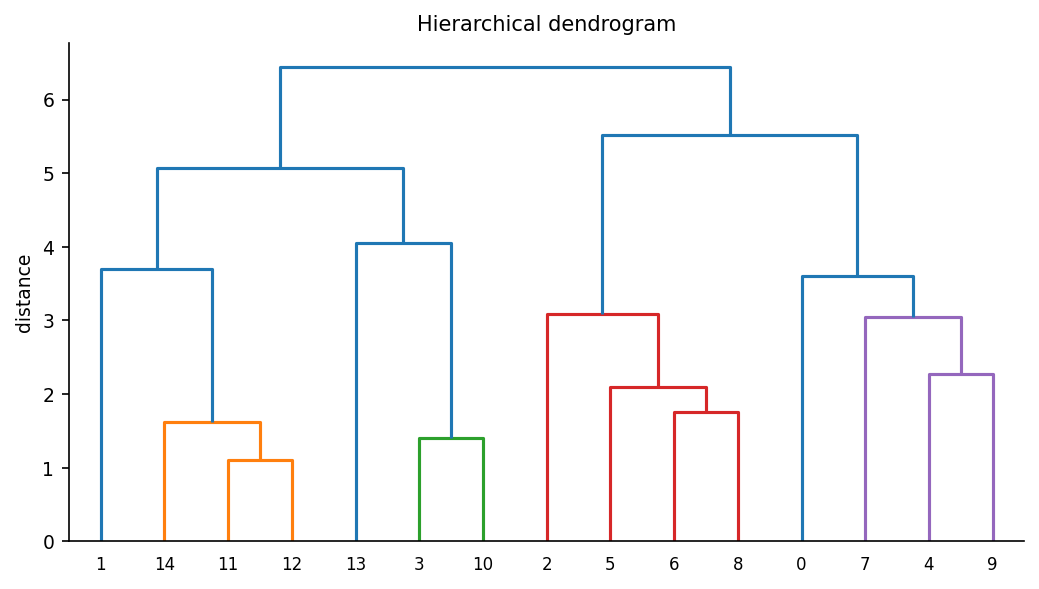

Write the Python code that produced this figure.
"""dendrogram: 层次聚类树状图."""
import sys, os; sys.path.insert(0, os.path.join(os.path.dirname(os.path.abspath(__file__)), '..', '..', '_utils', 'python'))
import numpy as np
import matplotlib.pyplot as plt
from scipy.cluster.hierarchy import linkage, dendrogram as _dendro
from theme import apply_theme

def make_figure(title='Hierarchical dendrogram'):
    apply_theme(fig_size=(7, 4))
    rng = np.random.default_rng(14)
    X = rng.normal(0, 1, (15, 6))
    Z = linkage(X, method='ward')
    fig, ax = plt.subplots()
    _dendro(Z, ax=ax, leaf_font_size=8, color_threshold=0.5*max(Z[:, 2]))
    ax.set_ylabel('distance'); ax.set_title(title)
    fig.tight_layout()
    return fig

if __name__ == '__main__':
    fig = make_figure(); fig.savefig(__file__.replace('.py', '.png'), dpi=150)
